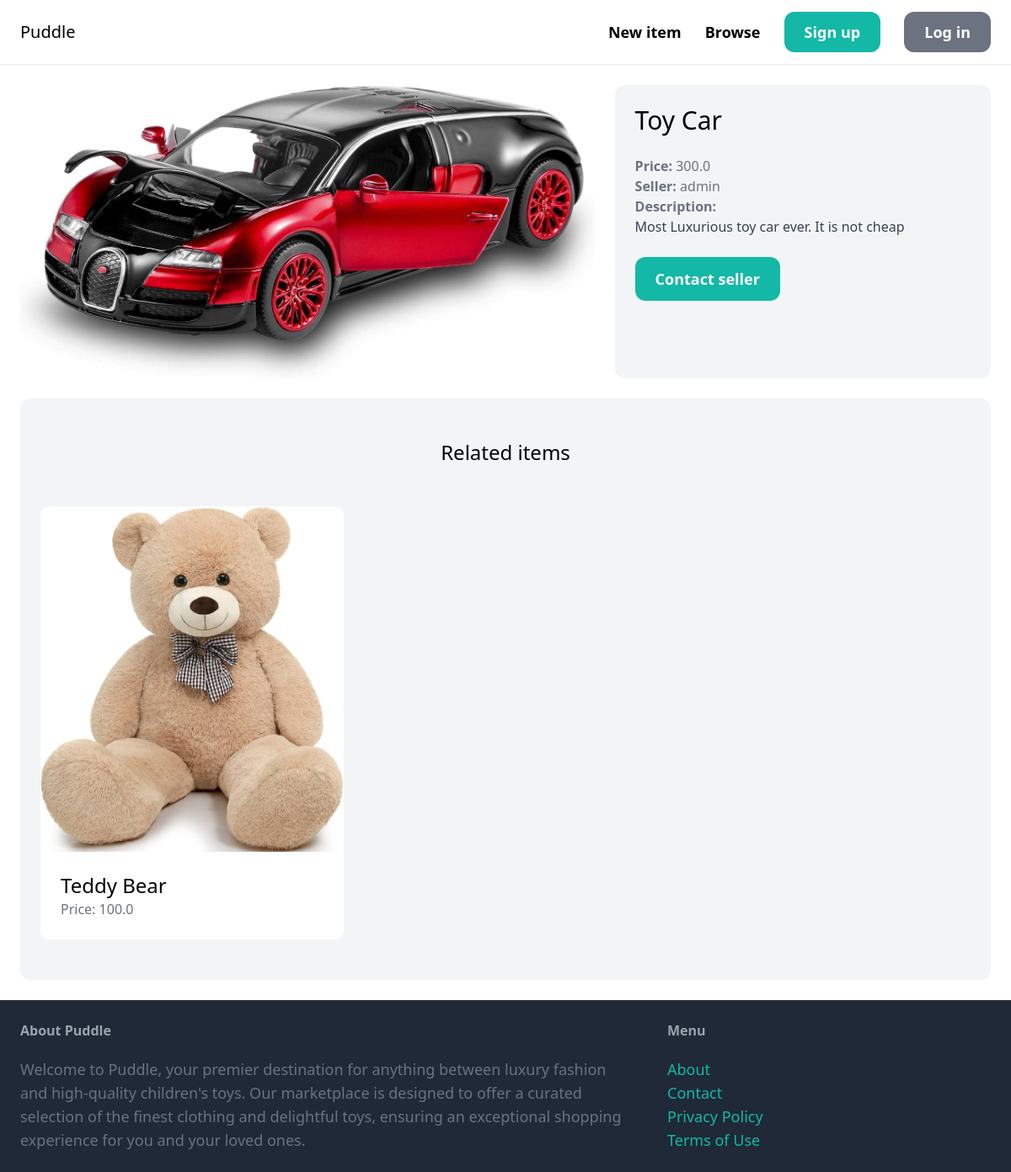
/items/3/, run on an earlier commit of the app's database.
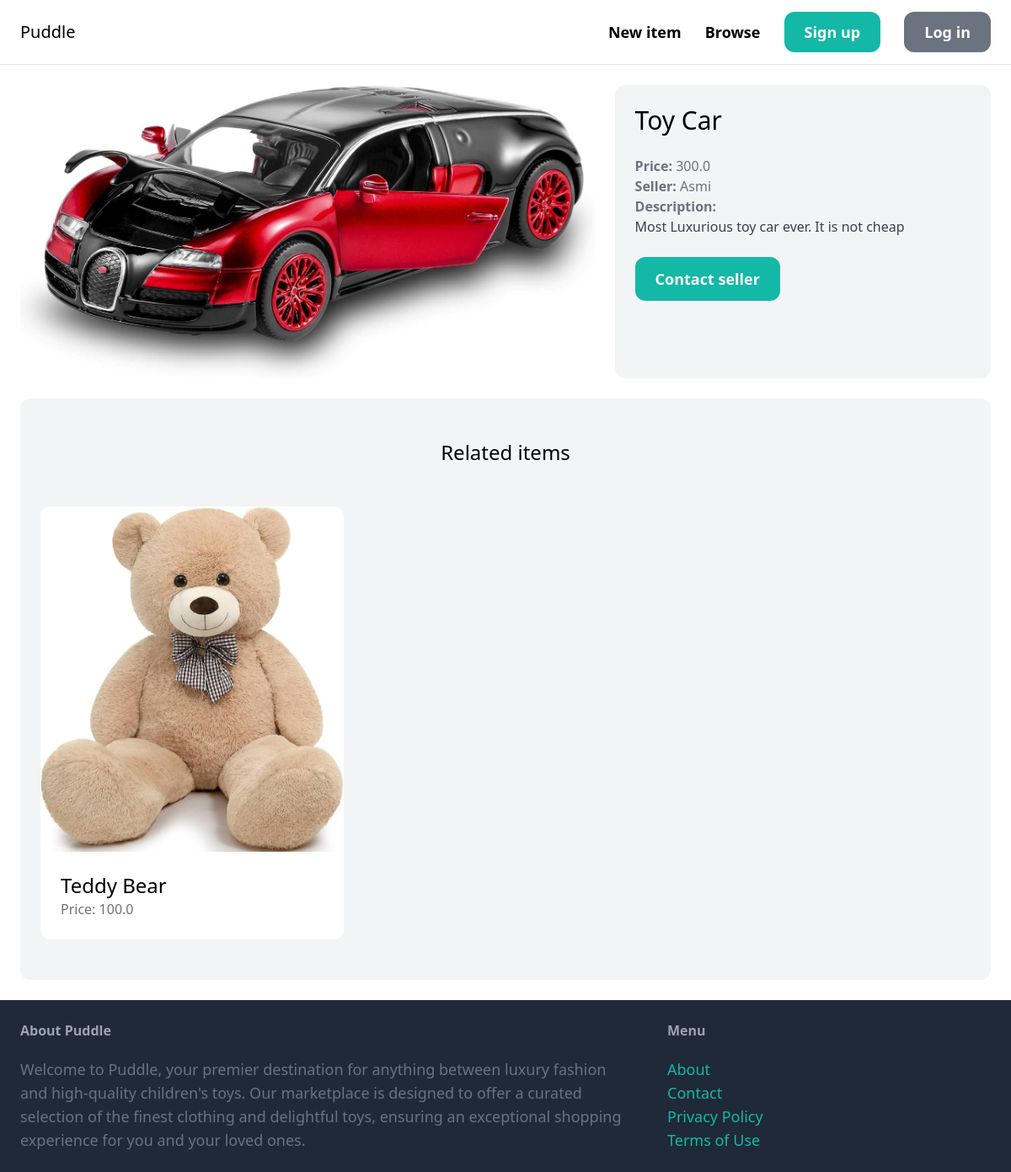
And on a later commit of the database.
### item/models.py (models this page shows, shortened)
class Item(models.Model):
    category = models.ForeignKey(Category, related_name='items', on_delete=models.CASCADE)
    name = models.CharField(max_length=255)
    description = models.TextField(blank=True, null=True)
    price = models.FloatField()
    image = models.ImageField(upload_to='item_images', blank=True, null=True)
    is_sold = models.BooleanField(default=True)
    created_by = models.ForeignKey(User, related_name='items', on_delete=models.CASCADE)
    created_at = models.DateTimeField(auto_now_add=True)

### item/views.py (the view)
# urls.py: path('<int:pk>', views.detail, name='detail'),
def detail(request, pk):
    item = get_object_or_404(Item, pk=pk)
    related_items = Item.objects.filter(category=item.category, is_sold=False).exclude(pk=pk)[0:3]
    return render(request, 'item/detail.html', {
        'item': item,
        'related_items': related_items
    })

### item/templates/item/detail.html (shortened to what this page needs)
{% extends 'core/base.html' %}
{% block content %}
<div class="grid grid-cols-5 gap-6">
    <div class="col-span-3">
        <img src="{{ item.image.url }}" class="rounded-xl">
    </div>
    <div class="col-span-2 p-6 bg-gray-100 rounded-xl">
        <h1 class="mb-6 text-3xl">{{ item.name }}</h1>
        <p class="text-gray-500"><strong>Price: </strong>{{ item.price }}</p>
        <p class="text-gray-500"><strong>Seller: </strong>{{ item.created_by.username }}</p>
        {% if item.description %}
            <p class="text-gray-700">
                <strong class="text-gray-500">Description:</strong><br>
                {{ item.description }}
            </p>
        {% endif %}
        {% if request.user == item.created_by %}
            <div class="mt-6 p-6 bg-white rounded-xl">
                <p>This is your item!</p>
                <a href="{% url 'item:edit' item.id %}" class="inline-block mt-6 px-6 py-3 text-lg font-semibold bg-teal-500 text-white rounded-xl">Edit</a>
                <a href="{% url 'item:delete' item.id %}" class="inline-block mt-6 px-6 py-3 text-lg font-semibold bg-red-500 text-white rounded-xl">Delete</a>
            </div>
        {% else %}
            <a href="{% url 'conversation:new' item.id %}" class="inline-block mt-6 px-6 py-3 text-lg font-semibold bg-teal-500 text-white rounded-xl hover:bg-teal-700">Contact seller</a>
        {% endif %}
    </div>
</div>
<div class="mt-6 px-6 py-12 bg-gray-100 rounded-xl">
    <h2 class="mb-12 text-2xl text-center">Related items</h2>
    <div class="grid grid-cols-3 gap-3">
        {% for item in related_items %}
            <div>
                <a href="{% url 'item:detail' item.id %}">
                    <div>
                        <img src="{{ item.image.url }}" class="rounded-t-xl">
                    </div>
                    <div class="p-6 bg-white rounded-b-xl">
                        <h2 class="text-2xl">{{ item.name }}</h2>
                        <p class="text-gray-500">Price: {{ item.price }}</p>
                    </div>
                </a>
            </div>
        {% endfor %}
    </div>
</div>
{% endblock %}

What changed in the data, as far as the page shows it:
changed Item "Toy Car": created_by.username "admin" → "Asmi"
